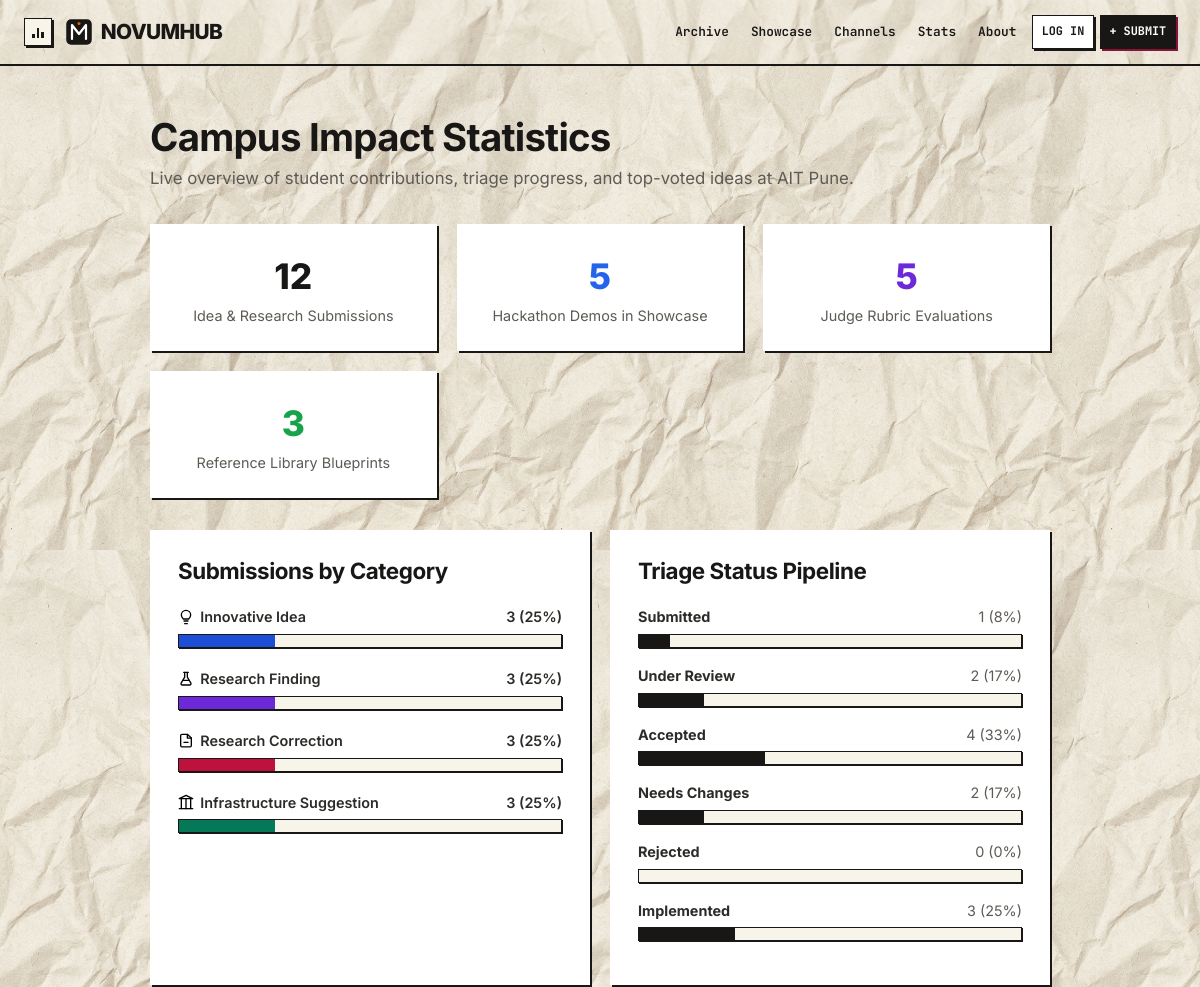
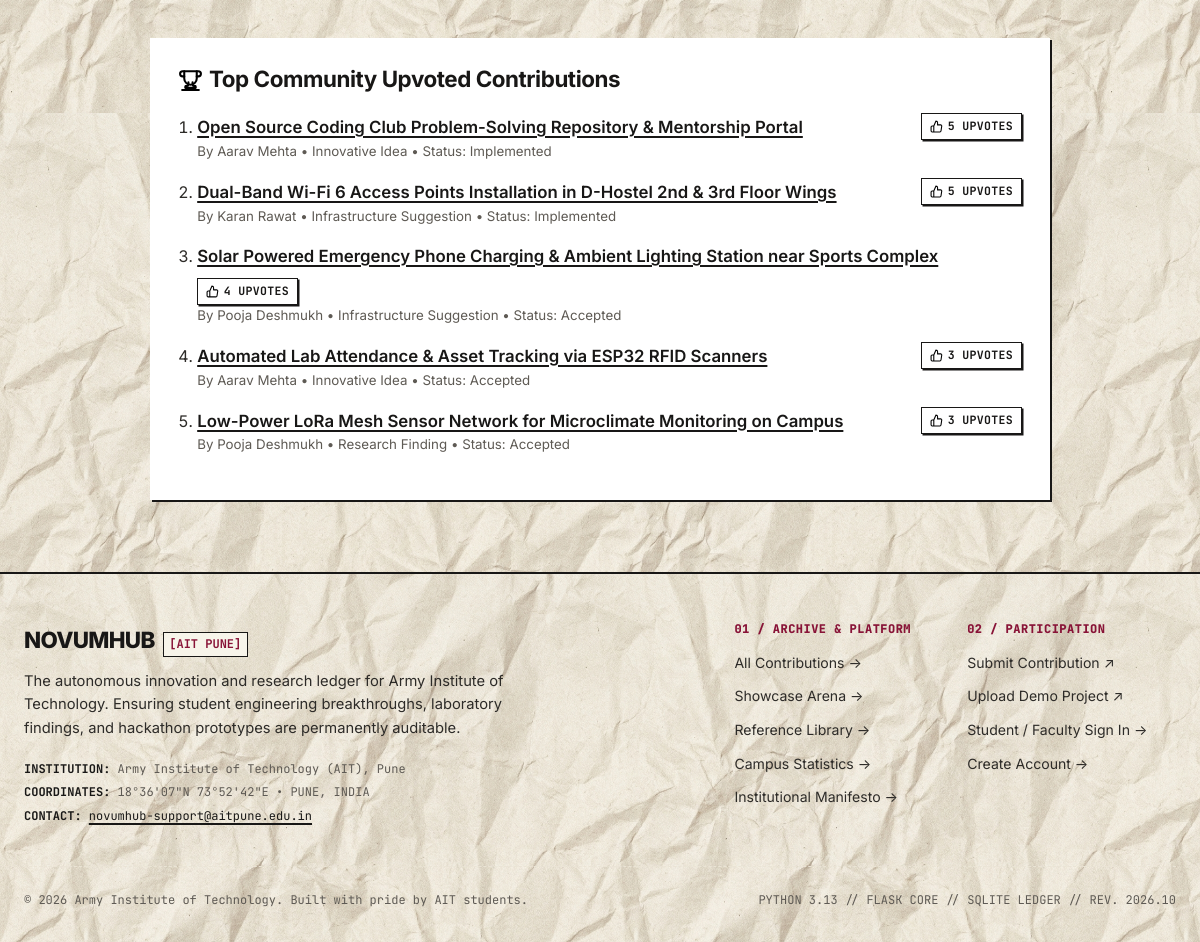
Screenshot of /stats with the database file from the repository (2 pictures, top to bottom).
### app/models.py (models this page shows, shortened)
class Submission(db.Model):
    __tablename__ = "submissions"
    id = db.Column(db.Integer, primary_key=True)
    author_id = db.Column(db.Integer, db.ForeignKey("users.id"), nullable=False)
    category = db.Column(db.String(50), nullable=False, index=True)
    title = db.Column(db.String(200), nullable=False)
    summary = db.Column(db.String(300), nullable=False)
    details = db.Column(db.Text, nullable=False)
    tags = db.Column(db.String(200), nullable=True, default="")
    _extra_fields = db.Column("extra_fields", db.Text, nullable=True, default="{}")
    attachment_path = db.Column(db.String(255), nullable=True)
    anonymous_public = db.Column(db.Boolean, default=False, nullable=False)
    status = db.Column(db.String(50), nullable=False, default="Submitted", index=True)
    created_at = db.Column(db.DateTime, default=utc_now, index=True)
    updated_at = db.Column(db.DateTime, default=utc_now, onupdate=utc_now)
    status_history = db.relationship("StatusChange", backref="submission", lazy="select",
                                     order_by="StatusChange.created_at.asc()", cascade="all, delete-orphan",
                                     foreign_keys="StatusChange.submission_id")
    comments = db.relationship("Comment", backref="submission", lazy="select",
                               order_by="Comment.created_at.asc()", cascade="all, delete-orphan",
                               foreign_keys="Comment.submission_id")
    upvotes = db.relationship("Upvote", backref="submission", lazy="dynamic", cascade="all, delete-orphan",
                             foreign_keys="Upvote.submission_id")
    @property
    def extra_fields(self) -> dict:
        if not self._extra_fields:
            return {}
        try:
            return json.loads(self._extra_fields)
        except Exception:
            return {}
    @extra_fields.setter
    def extra_fields(self, data: dict):
        self._extra_fields = json.dumps(data or {})
    @property
    def upvote_count(self) -> int:
        return self.upvotes.count()

class User(UserMixin, db.Model):
    __tablename__ = "users"
    id = db.Column(db.Integer, primary_key=True)
    name = db.Column(db.String(120), nullable=False)
    email = db.Column(db.String(150), unique=True, nullable=False, index=True)
    password_hash = db.Column(db.String(256), nullable=False)
    role = db.Column(db.String(20), nullable=False, default="student")
    department = db.Column(db.String(100), nullable=True)
    year = db.Column(db.String(50), nullable=True)
    roll_no = db.Column(db.String(50), nullable=True)
    registration_no = db.Column(db.String(10), nullable=True)
    created_at = db.Column(db.DateTime, default=utc_now)
    is_banned = db.Column(db.Boolean, default=False, nullable=False)
    ban_reason = db.Column(db.String(255), nullable=True)
    banned_at = db.Column(db.DateTime, nullable=True)
    submissions = db.relationship("Submission", backref="author", lazy="dynamic", foreign_keys="Submission.author_id")
    comments = db.relationship("Comment", backref="author", lazy="dynamic", foreign_keys="Comment.author_id")
    notifications = db.relationship("Notification", backref="user", lazy="dynamic", cascade="all, delete-orphan")
    warnings = db.relationship("UserWarning", backref="user", lazy="select", cascade="all, delete-orphan",
                               foreign_keys="UserWarning.user_id", order_by="UserWarning.created_at.desc()")
    showcase_projects = db.relationship("ShowcaseProject", backref="owner", lazy="dynamic", foreign_keys="ShowcaseProject.owner_id")
    judge_scores = db.relationship("JudgeScore", backref="judge", lazy="dynamic", foreign_keys="JudgeScore.judge_id")

### app/routes.py (the view)
@main_bp.route("/stats")
def stats():
    total_submissions = Submission.query.count()
    category_counts = {}
    for cat_key, cat_info in site_config.CATEGORIES.items():
        count = Submission.query.filter_by(category=cat_key).count()
        category_counts[cat_key] = {
            "name": cat_info["name"],
            "icon": cat_info["icon"],
            "count": count,
            "percentage": round((count / total_submissions * 100) if total_submissions > 0 else 0)
        }
    status_counts = {}
    for status_key, status_info in site_config.STATUSES.items():
        count = Submission.query.filter_by(status=status_key).count()
        status_counts[status_key] = {
            "label": status_info["label"],
            "count": count,
            "percentage": round((count / total_submissions * 100) if total_submissions > 0 else 0)
        }
    all_public = Submission.query.filter(Submission.status.in_(site_config.PUBLIC_STATUSES)).all()
    top_submissions = sorted(all_public, key=lambda s: s.upvote_count, reverse=True)[:5]
    total_showcase_projects = ShowcaseProject.query.filter_by(status="published").count()
    total_judge_scores = JudgeScore.query.count()
    total_reference_projects = ShowcaseProject.query.filter_by(is_reference=True, status="published").count()
    return render_template(
        "main/stats.html",
        total_submissions=total_submissions,
        category_counts=category_counts,
        status_counts=status_counts,
        top_submissions=top_submissions,
        total_showcase_projects=total_showcase_projects,
        total_judge_scores=total_judge_scores,
        total_reference_projects=total_reference_projects
    )

### templates/main/stats.html (shortened to what this page needs)
{% extends 'base.html' %}
{% block content %}
<div style="max-width: 900px; margin: 1rem auto;">
  <header style="margin-bottom: 2rem;">
    <h1 style="color: var(--primary-color); margin-bottom: 0.3rem;">Campus Impact Statistics</h1>
    <p style="color: var(--text-muted); font-size: 1.05rem;">
      Live overview of student contributions, triage progress, and top-voted ideas at {{ config_data.COLLEGE_SHORT_NAME }}.
    </p>
  </header>
  <div class="grid" style="margin-bottom: 2rem;">
    <article style="background: var(--card-bg); padding: 1.5rem; border-radius: var(--radius-md); box-shadow: var(--shadow-sm); text-align: center;">
      <span style="font-size: 2.2rem; font-weight: 800; color: var(--primary-color);">{{ total_submissions }}</span>
      <p style="margin: 0; color: var(--text-muted); font-size: 0.9rem;">Idea & Research Submissions</p>
    </article>
    <article style="background: var(--card-bg); padding: 1.5rem; border-radius: var(--radius-md); box-shadow: var(--shadow-sm); text-align: center;">
      <span style="font-size: 2.2rem; font-weight: 800; color: #2563eb;">{{ total_showcase_projects }}</span>
      <p style="margin: 0; color: var(--text-muted); font-size: 0.9rem;">Hackathon Demos in Showcase</p>
    </article>
    <article style="background: var(--card-bg); padding: 1.5rem; border-radius: var(--radius-md); box-shadow: var(--shadow-sm); text-align: center;">
      <span style="font-size: 2.2rem; font-weight: 800; color: var(--violet);">{{ total_judge_scores }}</span>
      <p style="margin: 0; color: var(--text-muted); font-size: 0.9rem;">Judge Rubric Evaluations</p>
    </article>
    <article style="background: var(--card-bg); padding: 1.5rem; border-radius: var(--radius-md); box-shadow: var(--shadow-sm); text-align: center;">
      <span style="font-size: 2.2rem; font-weight: 800; color: #16a34a;">{{ total_reference_projects }}</span>
      <p style="margin: 0; color: var(--text-muted); font-size: 0.9rem;">Reference Library Blueprints</p>
    </article>
  </div>
  <div class="grid" style="margin-bottom: 2.5rem;">
    <article style="background: var(--card-bg); padding: 1.75rem; border-radius: var(--radius-md); box-shadow: var(--shadow-sm);">
      <h3 style="margin-bottom: 1.25rem;">Submissions by Category</h3>
      {% for key, item in category_counts.items() %}
        <div style="margin-bottom: 1.2rem;">
          <div style="display: flex; justify-content: space-between; font-size: 0.9rem; font-weight: 600;">
            <span style="display: inline-flex; align-items: center; gap: 0.4rem;">
              <img src="{{ url_for('static', filename='icons/icon-' + key + '.svg') }}" class="site-icon" alt="">
              {{ item.name }}
            </span>
            <span>{{ item.count }} ({{ item.percentage }}%)</span>
          </div>
          <div class="stat-bar-container">
            <div class="stat-bar-fill" style="width: {{ item.percentage }}%; background-color: var(--cat-{{ key }});"></div>
          </div>
        </div>
      {% endfor %}
    </article>
    <article style="background: var(--card-bg); padding: 1.75rem; border-radius: var(--radius-md); box-shadow: var(--shadow-sm);">
      <h3 style="margin-bottom: 1.25rem;">Triage Status Pipeline</h3>
      {% for key, item in status_counts.items() %}
        <div style="margin-bottom: 1rem;">
          <div style="display: flex; justify-content: space-between; font-size: 0.9rem;">
            <span><strong>{{ item.label }}</strong></span>
            <span style="color: var(--text-muted);">{{ item.count }} ({{ item.percentage }}%)</span>
          </div>
          <div class="stat-bar-container">
            <div class="stat-bar-fill" style="width: {{ item.percentage }}%; background-color: var(--primary-color);"></div>
          </div>
        </div>
      {% endfor %}
    </article>
  </div>
  <section style="background: var(--card-bg); padding: 1.75rem; border-radius: var(--radius-md); box-shadow: var(--shadow-sm);">
    <h3 style="margin-bottom: 1.25rem; display: flex; align-items: center; gap: 0.4rem;">
      <img src="{{ url_for('static', filename='icons/icon-trophy.svg') }}" class="site-icon" alt=""> Top Community Upvoted Contributions
    </h3>
    {% if top_submissions %}
      <ol style="padding-left: 1.2rem; margin: 0;">
        {% for sub in top_submissions %}
          <li style="margin-bottom: 1rem;">
            <div style="display: flex; justify-content: space-between; align-items: baseline; flex-wrap: wrap; gap: 0.5rem;">
              <a href="{{ url_for('submissions.detail', submission_id=sub.id) }}" style="font-weight: 600; font-size: 1.05rem;">
                {{ sub.title }}
              </a>
              <span class="badge badge-accepted" style="font-weight: bold; display: inline-flex; align-items: center; gap: 0.3rem;">
                <img src="{{ url_for('static', filename='icons/icon-vote.svg') }}" class="site-icon" alt=""> {{ sub.upvote_count }} Upvotes
              </span>
            </div>
            <small style="color: var(--text-muted); display: block;">
              By {{ sub.author.name if not sub.anonymous_public else 'Anonymous' }} &bull; {{ config_data.CATEGORIES.get(sub.category, {}).get('name') }} &bull; Status: {{ sub.status }}
            </small>
          </li>
        {% endfor %}
      </ol>
    {% else %}
      <p style="color: var(--text-muted); margin: 0;">No submissions have received votes yet.</p>
    {% endif %}
  </section>
</div>
{% endblock %}

### static/css/custom.css (style rules this page uses)
:root { --paper-canvas: #f6f3eb; --paper-sheet: #fdfcf9; --paper-sheet-warm: #f7f4ea; --paper-card-bg: #ffffff; --paper-crease: #eae4d5; --paper-tape: #ece8dc; --paper-ink: #181716; --paper-ink-body: #2d2b28; --paper-ink-muted: #5e5a54; --paper-ink-faint: #8d877e; --paper-border: #181716; --paper-border-width: 2px; --paper-shadow: 4px 4px 0px #181716; --paper-shadow-sm: 2px 2px 0px #181716; --paper-shadow-lg: 6px 6px 0px #181716; --paper-shadow-hover: 6px 6px 0px #181716; --paper-shadow-pressed: 1px 1px 0px #181716; --brand-maroon: #881337; --brand-maroon-hover: #700f2e; --brand-maroon-light: #ffebee; --brand-blue: #1d4ed8; --brand-blue-light: #eff6ff; --brand-purple: #6d28d9; --brand-purple-light: #f5f3ff; --brand-emerald: #047857; --brand-emerald-light: #ecfdf5; --brand-amber: #b45309; --brand-amber-light: #fffbeb; --cat-idea: #1d4ed8; --cat-research: #6d28d9; --cat-correction: #be123c; --cat-infrastructure: #047857; --font-serif: "Instrument Serif", Georgia, "Times New Roman", serif; --font-sans: "Inter", "Plus Jakarta Sans", -apple-system, BlinkMacSystemFont, "Segoe UI", Roboto, sans-serif; --font-mono: "JetBrains Mono", "SF Mono", Consolas, Menlo, monospace; --paper-texture: url('/static/paper_texture.jpg'); --card-bg: #ffffff; --border-color: #181716; --border-light: #e6e2d8; --shadow-sm: 2px 2px 0px #181716; --shadow-md: 4px 4px 0px #181716; --shadow-lg: 6px 6px 0px #181716; --primary-color: #181716; --accent-color: #881337; --accent-light: #fff1f2; --text-muted: #5e5a54; --text-main: #2d2b28; --midnight-navy: #181716; --electric-blue: #1d4ed8; --violet: #6d28d9; --radius-xs: 0px; --radius-sm: 0px; --radius-md: 0px; --radius-lg: 0px; }
.grid { display: grid; grid-template-columns: repeat(auto-fit, minmax(220px, 1fr)); gap: 1.25rem; }
*, *::before, *::after { box-sizing: border-box; border-radius: 0 !important; }
html { scroll-behavior: smooth; background-color: var(--paper-canvas); }
body { margin: 0; padding: 0; font-family: var(--font-sans); background-color: var(--paper-canvas); background-image: var(--paper-texture); background-repeat: repeat; background-size: 550px 550px; color: var(--paper-ink-body); min-height: 100vh; display: flex; flex-direction: column; line-height: 1.6; -webkit-font-smoothing: antialiased; -moz-osx-font-smoothing: grayscale; }
h1, h2, h3, h4, h5, h6 { font-family: var(--font-sans); color: var(--paper-ink); font-weight: 700; letter-spacing: -0.02em; margin-top: 0; line-height: 1.2; }
h1 { font-size: 2.4rem; }
h3 { font-size: 1.4rem; }
p { margin-top: 0; margin-bottom: 1rem; color: var(--paper-ink-body); }
a { color: var(--paper-ink); text-decoration: underline; text-decoration-thickness: 1.5px; text-underline-offset: 3px; transition: color 0.12s ease; }
.site-icon { width: 1.1em; height: 1.1em; vertical-align: -0.15em; display: inline-block; object-fit: contain; }
.paper-stamp, .badge, .tag-badge { display: inline-flex; align-items: center; gap: 0.3rem; font-family: var(--font-mono); font-size: 0.72rem; font-weight: 700; text-transform: uppercase; letter-spacing: 0.03em; padding: 0.2rem 0.5rem; border: 1.5px solid var(--paper-ink); box-shadow: 1.5px 1.5px 0px var(--paper-ink); background: #ffffff; color: var(--paper-ink); }
.stat-bar-container { width: 100%; height: 14px; background: var(--paper-sheet-warm); border: 1.5px solid var(--paper-ink); box-shadow: 1px 1px 0px var(--paper-ink); margin-top: 0.35rem; overflow: hidden; }
.stat-bar-fill { height: 100%; transition: width 0.4s ease; }

### rows the page displays
Submission: title "Open Source Coding Club Problem-Solving Repository & Mentorship Portal", upvote_count "5", author "Aarav Mehta", CATEGORIES.get "Innovative Idea", status "Implemented"
Submission: title "Dual-Band Wi-Fi 6 Access Points Installation in D-Hostel 2nd & 3rd Floor Wings", upvote_count "5", author "Karan Rawat", CATEGORIES.get "Infrastructure Suggestion", status "Implemented"
Submission: title "Solar Powered Emergency Phone Charging & Ambient Lighting Station near Sports Complex", upvote_count "4", author "Pooja Deshmukh", CATEGORIES.get "Infrastructure Suggestion", status "Accepted"
Submission: title "Automated Lab Attendance & Asset Tracking via ESP32 RFID Scanners", upvote_count "3", author "Aarav Mehta", CATEGORIES.get "Innovative Idea", status "Accepted"
Submission: title "Low-Power LoRa Mesh Sensor Network for Microclimate Monitoring on Campus", upvote_count "3", author "Pooja Deshmukh", CATEGORIES.get "Research Finding", status "Accepted"

### other values shown
{{ config_data.SITE_NAME }} "NOVUMHUB"
{{ config_data.COLLEGE_SHORT_NAME }} "AIT Pune"
{{ total_submissions }} "12"
{{ total_showcase_projects }} "5"
{{ total_judge_scores }} "5"
{{ total_reference_projects }} "3"
{{ item.name }} "Innovative Idea" "Research Finding" "Research Correction" "Infrastructure Suggestion"
{{ item.count }} "3" "3" "3" "3"
{{ item.percentage }} "25" "25" "25" "25"
{{ item.label }} "Submitted" "Under Review" "Accepted" "Needs Changes" "Rejected" "Implemented"
{{ item.count }} "1" "2" "4" "2" "0" "3"
{{ item.percentage }} "8" "17" "33" "17" "0" "25"
{{ config_data.COLLEGE_NAME }} "Army Institute of Technology (AIT), Pune"
{{ config_data.CONTACT_EMAIL }} "novumhub-support@aitpune.edu.in"
{{ config_data.FOOTER_COPYRIGHT }} "© 2026 Army Institute of Technology. Built with pride by AIT students."
